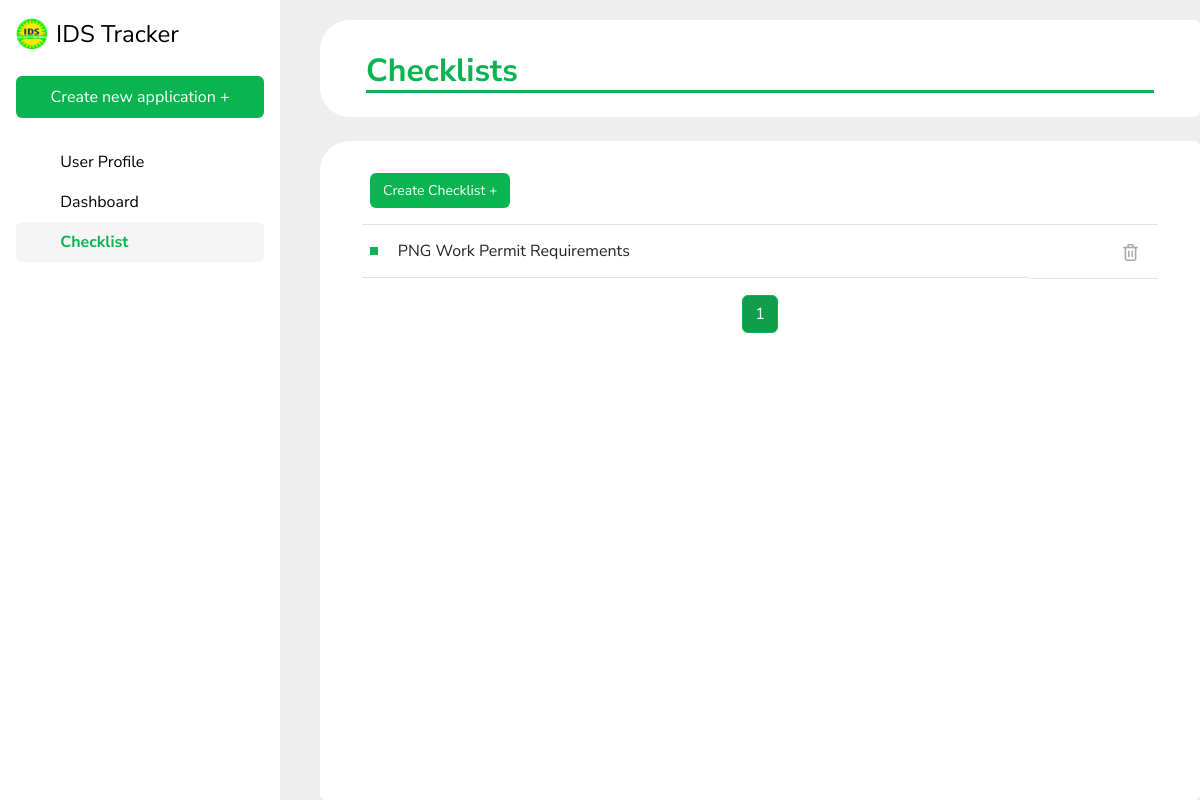
/checklist, run on an earlier commit of the app's database.
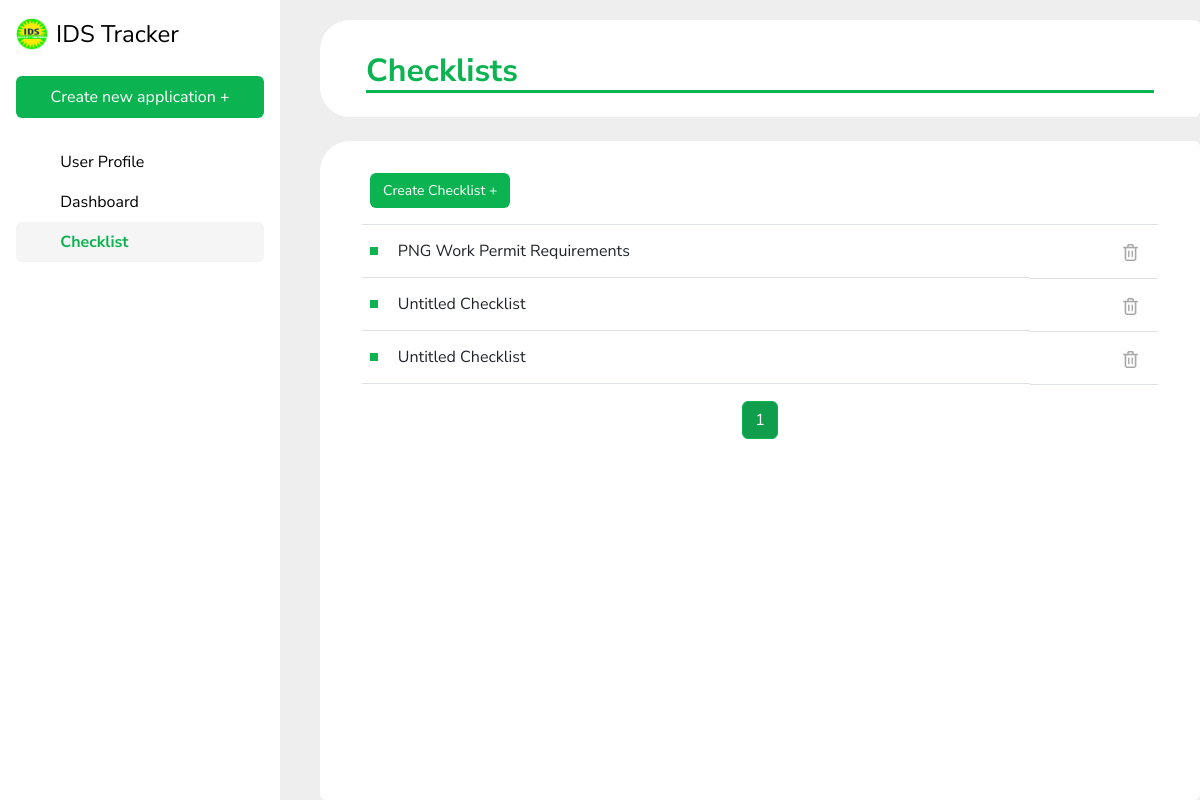
And on a later commit of the database.
### IDSapp/models.py (models this page shows, shortened)
class Checklist(models.Model):
    document_types = [
        ('Visa', 'Visa'),
        ('Passport', 'Passport'),
        ('Work Permit', 'Work Permit')
    ]
    name = models.CharField(max_length=255)
    documentType = models.CharField(max_length = 20, choices = document_types, null=True)
    country =  models.CharField(max_length = 50, null=True)

### IDSapp/views.py (the view)
# urls.py: path('checklist', views.view_checklist, name = 'view_checklist'),
def view_checklist(request):
    checklist_list = Checklist.objects.all()
    paginator = Paginator(checklist_list, 7)  # Show 10 checklists per page
    page_number = request.GET.get('page')
    page_obj = paginator.get_page(page_number)
    context = {
        'document_type_choices': Checklist.document_types,
        'page_obj': page_obj,
    }
    return render(request, 'checklist.html', context)

### IDSapp/templates/checklist.html (shortened to what this page needs)
{% extends 'base.html' %}
{% load static %}
{% block content %}
<div class="flex-container">
    <div class="card" style="border: none; border-bottom-left-radius: 30px; border-top-left-radius: 30px;">
        <div class="card-body">
            <h2 class="card-title mt-3" style="margin-left: 30px; margin-right: 30px; color: #0BB351; font-weight: bold; border-bottom: 3px solid #0BB351;">Checklists</h2>
        </div>
    </div>
    <div id="dynamicCard" class="card mt-4 flex-grow">
            <div class="container-fluid">
                <div style="margin-left: 30px; margin-right: 30px;">
                    <table class="table table-hover mt-4">
                        <thead>
                            <tr>
                                <th scope="col">
                                    <form action="{% url 'create_checklist' %}" method="POST">
                                        <button type="submit" class="text-decoration-none btn mb-2" style="color: #ffffff; background-color: #0BB351; font-size: 14px;">Create Checklist +</button>
                                    </form>
                                </th>
                                <th scope="col" class="text-end">
                                </th>
                            </tr>
                        </thead>
                        <tbody>
                            {% for checklist in page_obj %}
                            <tr>
                                <td class="d-flex align-items-center">
                                    <div class="bullet me-2"></div>
                                    <button type="button" class="btn w-100 text-start" data-bs-toggle="modal" data-bs-target="#checklistModal{{ checklist.id }}" style="border: none;">
                                        {{ checklist.name }}
                                    </button>
                                </td>
                                <td class="text-end">
                                    <form action="{% url 'delete_checklist' checklist.id %}" method="POST">
                                        <button type="submit" class="btn" style="background: none; border: none;" onclick="return confirm('Are you sure you want to delete this checklist?')">
                                            <img src="{% static 'bin2.png' %}" width="15" height="17" alt="Delete">
                                        </button>
                                    </form>
                                </td>
                            </tr>
                            {% endfor %}
                        </tbody>
                    </table>
                    <nav aria-label="Page navigation" class="mt-3">
                        <ul class="pagination justify-content-center">
                            {% for num in page_obj.paginator.page_range %}
                                <li class="page-item {% if page_obj.number == num %}active{% endif %}">
                                    <a class="page-link" href="?page={{ num }}">{{ num }}</a>
                                </li>
                            {% endfor %}
                        </ul>
                    </nav>
                </div>
            </div>
    </div>
</div>
{% endblock %}

What changed in the data, as far as the page shows it:
added Checklist: name "Untitled Checklist"
added Checklist: name "Untitled Checklist"
